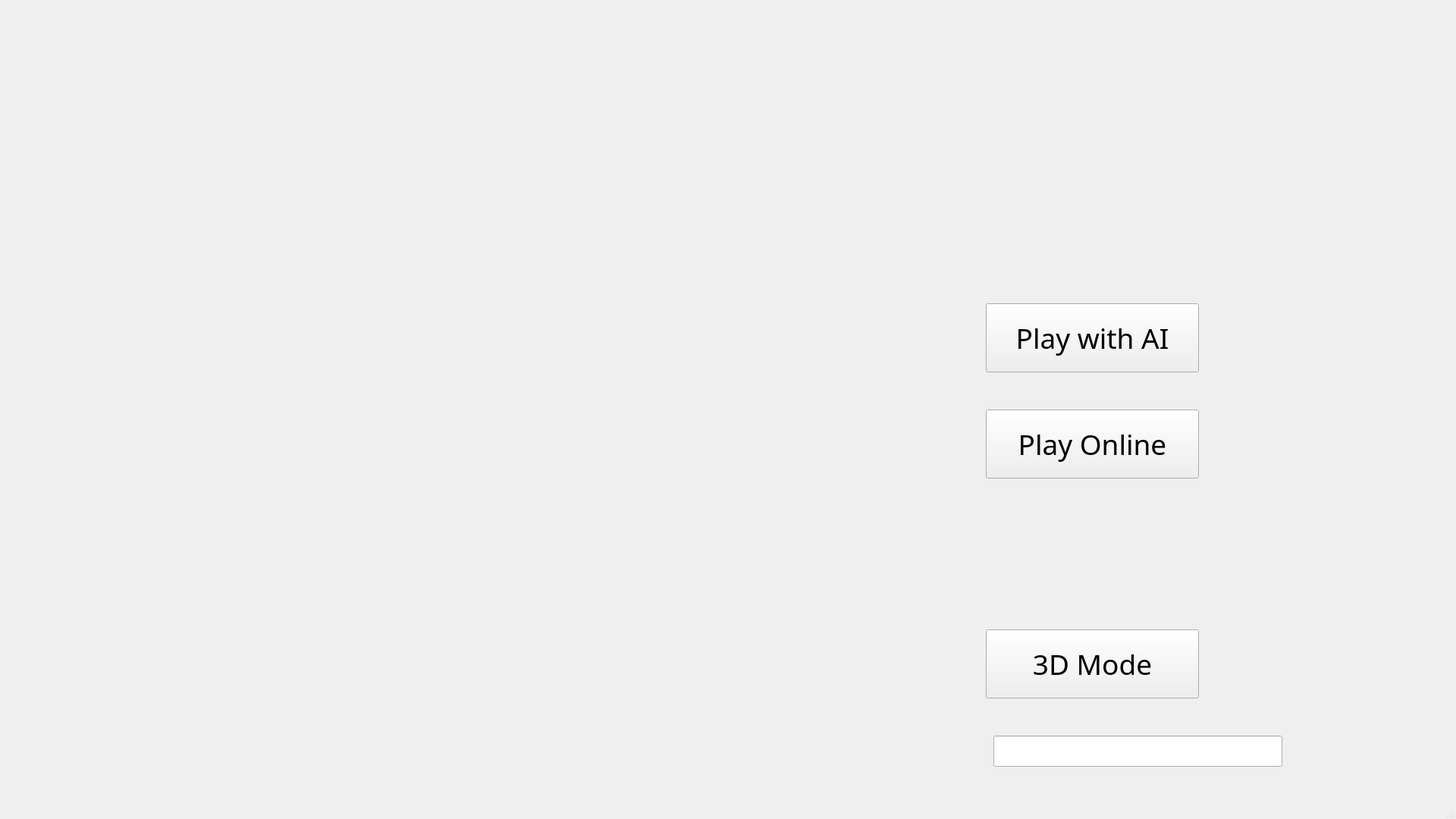
<?xml version="1.0" encoding="UTF-8"?>
<ui version="4.0">
 <class>MainWindow</class>
 <widget class="QMainWindow" name="MainWindow">
  <property name="geometry">
   <rect>
    <x>0</x>
    <y>0</y>
    <width>1920</width>
    <height>1080</height>
   </rect>
  </property>
  <property name="windowTitle">
   <string>Game of Hex</string>
  </property>
  <widget class="QWidget" name="centralwidget">
   <widget class="QLineEdit" name="lineEdit">
    <property name="geometry">
     <rect>
      <x>1310</x>
      <y>970</y>
      <width>381</width>
      <height>41</height>
     </rect>
    </property>
    <property name="readOnly">
     <bool>true</bool>
    </property>
   </widget>
   <widget class="MyWidget" name="boardWidget" native="true">
    <property name="geometry">
     <rect>
      <x>180</x>
      <y>160</y>
      <width>1021</width>
      <height>811</height>
     </rect>
    </property>
   </widget>
   <widget class="QPushButton" name="startGameButton">
    <property name="geometry">
     <rect>
      <x>1300</x>
      <y>400</y>
      <width>281</width>
      <height>91</height>
     </rect>
    </property>
    <property name="font">
     <font>
      <family>Copperplate</family>
      <pointsize>28</pointsize>
     </font>
    </property>
    <property name="text">
     <string>Play with AI</string>
    </property>
   </widget>
   <widget class="QPushButton" name="pushButton">
    <property name="geometry">
     <rect>
      <x>1300</x>
      <y>540</y>
      <width>281</width>
      <height>91</height>
     </rect>
    </property>
    <property name="font">
     <font>
      <family>Copperplate</family>
      <pointsize>28</pointsize>
      <weight>50</weight>
      <bold>false</bold>
     </font>
    </property>
    <property name="text">
     <string>Play Online</string>
    </property>
   </widget>
   <widget class="QPushButton" name="pushButton_2">
    <property name="geometry">
     <rect>
      <x>1300</x>
      <y>830</y>
      <width>281</width>
      <height>91</height>
     </rect>
    </property>
    <property name="font">
     <font>
      <family>Copperplate</family>
      <pointsize>28</pointsize>
     </font>
    </property>
    <property name="text">
     <string>3D Mode</string>
    </property>
   </widget>
  </widget>
  <widget class="QMenuBar" name="menubar">
   <property name="geometry">
    <rect>
     <x>0</x>
     <y>0</y>
     <width>1920</width>
     <height>21</height>
    </rect>
   </property>
  </widget>
  <widget class="QStatusBar" name="statusbar"/>
 </widget>
 <customwidgets>
  <customwidget>
   <class>MyWidget</class>
   <extends>QWidget</extends>
   <header>mywidget.h</header>
   <container>1</container>
  </customwidget>
 </customwidgets>
 <resources/>
 <connections/>
</ui>
